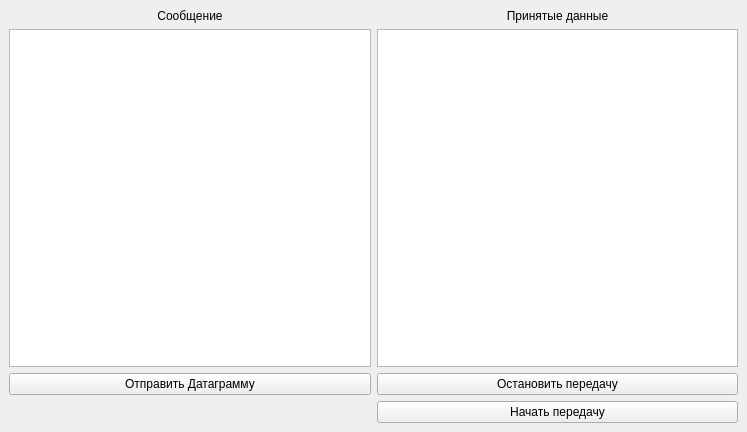
<?xml version="1.0" encoding="UTF-8"?>
<ui version="4.0">
 <class>MainWindow</class>
 <widget class="QMainWindow" name="MainWindow">
  <property name="geometry">
   <rect>
    <x>0</x>
    <y>0</y>
    <width>747</width>
    <height>432</height>
   </rect>
  </property>
  <property name="windowTitle">
   <string>MainWindow</string>
  </property>
  <widget class="QWidget" name="centralwidget">
   <layout class="QHBoxLayout" name="horizontalLayout">
    <item>
     <layout class="QGridLayout" name="gridLayout">
      <item row="1" column="0">
       <widget class="QTextEdit" name="te_send"/>
      </item>
      <item row="1" column="1">
       <widget class="QTextEdit" name="te_result"/>
      </item>
      <item row="2" column="0">
       <widget class="QPushButton" name="pb_send">
        <property name="text">
         <string>Отправить Датаграмму</string>
        </property>
       </widget>
      </item>
      <item row="2" column="1">
       <widget class="QPushButton" name="pb_stop">
        <property name="text">
         <string>Остановить передачу</string>
        </property>
       </widget>
      </item>
      <item row="3" column="1">
       <widget class="QPushButton" name="pb_start">
        <property name="text">
         <string>Начать передачу</string>
        </property>
       </widget>
      </item>
      <item row="0" column="1">
       <widget class="QLabel" name="lb_receiveData">
        <property name="text">
         <string>Принятые данные</string>
        </property>
        <property name="alignment">
         <set>Qt::AlignCenter</set>
        </property>
       </widget>
      </item>
      <item row="0" column="0">
       <widget class="QLabel" name="lb_mess">
        <property name="text">
         <string>Сообщение</string>
        </property>
        <property name="alignment">
         <set>Qt::AlignCenter</set>
        </property>
       </widget>
      </item>
     </layout>
    </item>
   </layout>
  </widget>
 </widget>
 <resources/>
 <connections/>
</ui>
